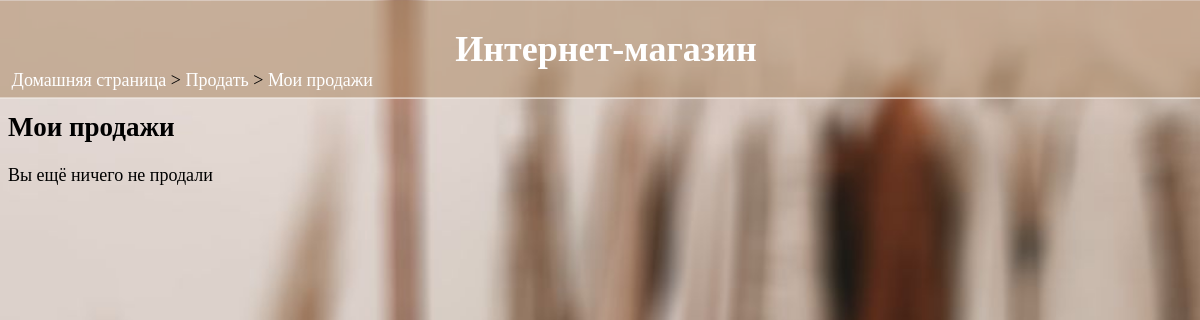
The page /sell/sales/ (signed in) on the database as committed earlier.
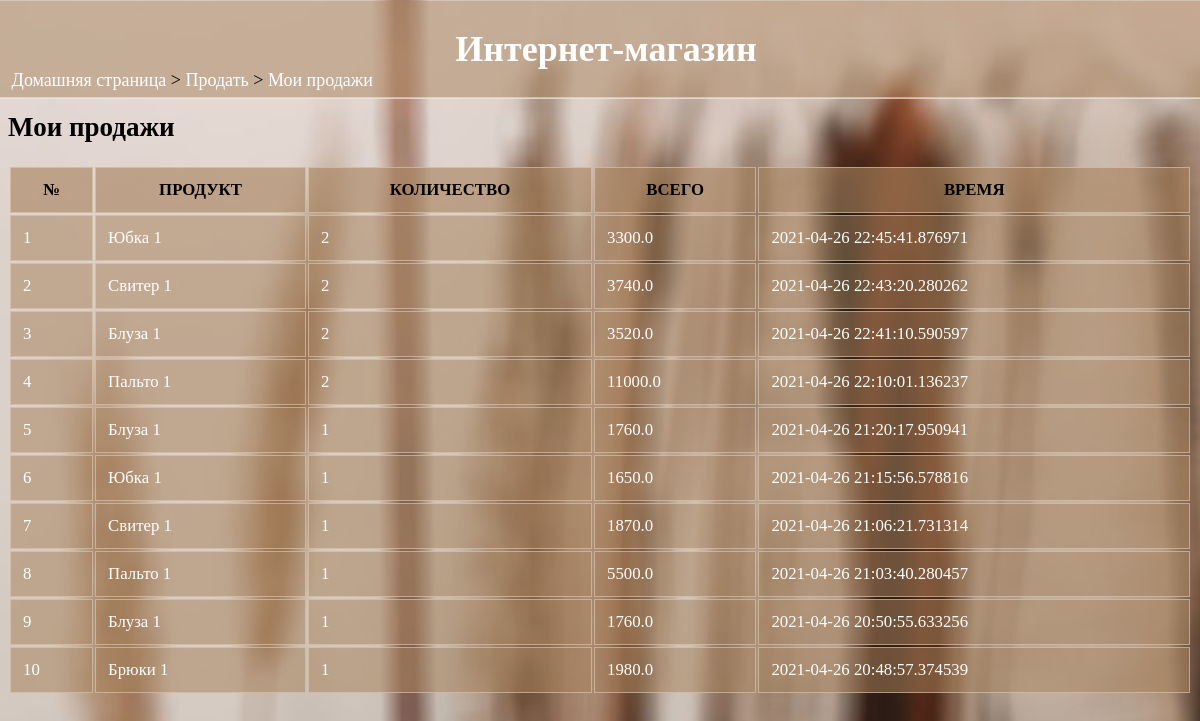
The same page on the database as committed later.
### data/orders.py (models this page shows)
class Order(SqlAlchemyBase):
    __tablename__ = 'orders'
    orderID = sqlalchemy.Column(sqlalchemy.Integer, primary_key=True, autoincrement=True)
    custID = sqlalchemy.Column(sqlalchemy.Integer, sqlalchemy.ForeignKey("users.custID"))
    prodID = sqlalchemy.Column(sqlalchemy.Integer, sqlalchemy.ForeignKey("product.prodID"))
    quantity = sqlalchemy.Column(sqlalchemy.Integer)
    date = sqlalchemy.Column(sqlalchemy.DateTime, default=datetime.datetime.now)
    cost_price = sqlalchemy.Column(sqlalchemy.Float)
    sell_price = sqlalchemy.Column(sqlalchemy.Float)
    status = sqlalchemy.Column(sqlalchemy.Integer)

### data/product.py (models this page shows)
class Product(SqlAlchemyBase, UserMixin):
    __tablename__ = 'product'
    prodID = sqlalchemy.Column(sqlalchemy.Integer, primary_key=True, autoincrement=True)
    name = sqlalchemy.Column(sqlalchemy.String)
    quantity = sqlalchemy.Column(sqlalchemy.Integer)
    category = sqlalchemy.Column(sqlalchemy.String)
    cost_price = sqlalchemy.Column(sqlalchemy.Float)
    sell_price = sqlalchemy.Column(sqlalchemy.Float)
    description = sqlalchemy.Column(sqlalchemy.String)
    sellID = sqlalchemy.Column(sqlalchemy.Integer, sqlalchemy.ForeignKey("sellers.sellID"))

### shop.py (the view)
@app.route("/sell/sales/")
def my_sales():
    if 'userid' not in session:
        return redirect(url_for('home'))
    if session['type'] == "Customer":
        abort(403)
    res = seller_sales(session['userid'])
    return render_template('my_sales.html', sales=res)

### data/db_session.py (called while the page is built)
def create_session() -> Session:
    global __factory
    return __factory()

### shop.py (called while the page is built)
def seller_sales(sellID):
    res = []
    db_sess = db_session.create_session()
    o = db_sess.query(Order.prodID, Product.name, Order.quantity, Order.sell_price, Order.date,
                      Order.custID).filter(Order.prodID == Product.prodID, Order.custID == User.custID,
                                    Order.status == 'RECIEVED').order_by(Order.date.desc()).all()
    if len(o) != 0:
        for i in o:
            res.append(i)
        return res
    else:
        res = ''
        return res

### templates/my_sales.html (shortened to what this page needs)
<html>
<head>
  <link rel="stylesheet" href="{{url_for('static', filename='main.css')}}">
</head>
<body>
  <div class="sticky">
    <h1>Интернет-магазин</h1>
  </div>
  <div class="nav">
    <p><a href="/">Домашняя страница</a> > <a href="/sell">Продать</a> > <a href="">Мои продажи</a></p>
  </div>
  <h2>Мои продажи</h2>
  {% if sales|length==0 %}
  <p>Вы ещё ничего не продали</p>
  {% else %}
  <table>
    <tr>
      <th>№</th><th>ПРОДУКТ</th><th>КОЛИЧЕСТВО</th><th>ВСЕГО</th><th>ВРЕМЯ</th>
    </tr>
    {% set cnt={'val':1} %}
    {% for i in sales %}
    <tr>
      <td>{{cnt['val']}}</td><td><a href="/viewproduct/{{i[0]}}">{{i[1]}}</a></td><td>{{i[2]}}</td>
      <td>{{i[3]}}</td><td>{{i[4]}}</td>
    </tr>
    {% endfor %}
  </table>
  {% endif %}
</body>
</html>

Rows that differ between the two databases and show on the page:
added Order: val "1", name "Юбка 1", quantity "2", sell_price "3300.0", date "2021-04-26 22:45:41.876971"
added Order: val "2", name "Свитер 1", quantity "2", sell_price "3740.0", date "2021-04-26 22:43:20.280262"
added Order: val "3", name "Блуза 1", quantity "2", sell_price "3520.0", date "2021-04-26 22:41:10.590597"
added Order: val "4", name "Пальто 1", quantity "2", sell_price "11000.0", date "2021-04-26 22:10:01.136237"
added Order: val "5", name "Блуза 1", quantity "1", sell_price "1760.0", date "2021-04-26 21:20:17.950941"
added Order: val "6", name "Юбка 1", quantity "1", sell_price "1650.0", date "2021-04-26 21:15:56.578816"
added Order: val "7", name "Свитер 1", quantity "1", sell_price "1870.0", date "2021-04-26 21:06:21.731314"
now on this page (row edited): Order: val "8", name "Пальто 1", quantity "1", sell_price "5500.0", date "2021-04-26 21:03:40.280457"
now on this page (row edited): Order: val "9", name "Блуза 1", quantity "1", sell_price "1760.0", date "2021-04-26 20:50:55.633256"
now on this page (row edited): Order: val "10", name "Брюки 1", quantity "1", sell_price "1980.0", date "2021-04-26 20:48:57.374539"
Other text that changed with them:
text no longer shown: "Вы ещё ничего не продали"
text now shown: "№ ПРОДУКТ КОЛИЧЕСТВО ВСЕГО ВРЕМЯ"
